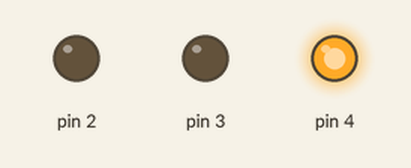
Recording of a sketch running on a simulated Arduino Uno, built with avr-gcc and run on an emulated ATmega328P. Shown: output pins drawn as LEDs (lit = HIGH).

Above: at 2.5 s.
At 6.5 s:
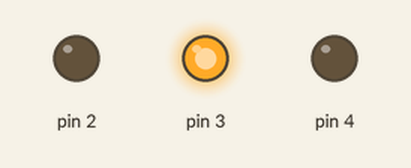
At 10.5 s:
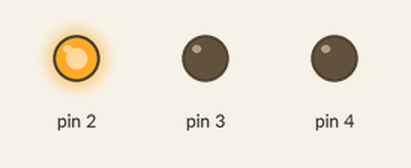
At 14.0 s:
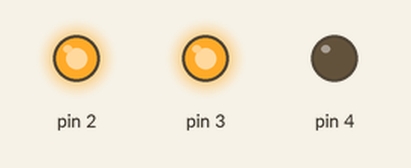
Timing chart, 0 to 19.5 s (numbered marks = the images above):
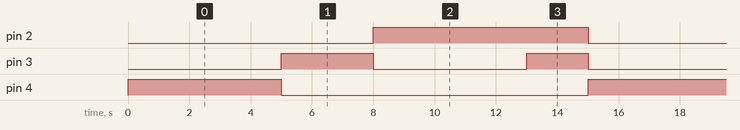

Measured:
- by itself, pin 2: alternates HIGH for 7.0 s and LOW for 8.0 s
- by itself, pin 3: repeats every 15.0 s: LOW 5.0 s, HIGH 2.0 s, LOW 5.0 s, HIGH 3.0 s
- by itself, pin 4: alternates HIGH for 5.0 s and LOW for 10.0 s

The sketch:

TrafficLightsUK.ino
```cpp
// (licence header left out)
void setup() {
  pinMode(2, OUTPUT);
  pinMode(3, OUTPUT);
  pinMode(4, OUTPUT);
}
void loop() {
  //green
  digitalWrite(4, 254);
  delay(5000);
  digitalWrite(4, 0);
  delay(0);

  //yellow
  digitalWrite(3, 254);
  delay(3000);
  digitalWrite(3, 0);
  delay(0);

  //red
  digitalWrite(2, 254);
  delay(5000);
  digitalWrite(3, 254);
  delay(2000);
  digitalWrite(2, 0);
  delay(0);
  digitalWrite(3, 0);
  delay(0);
}
```
